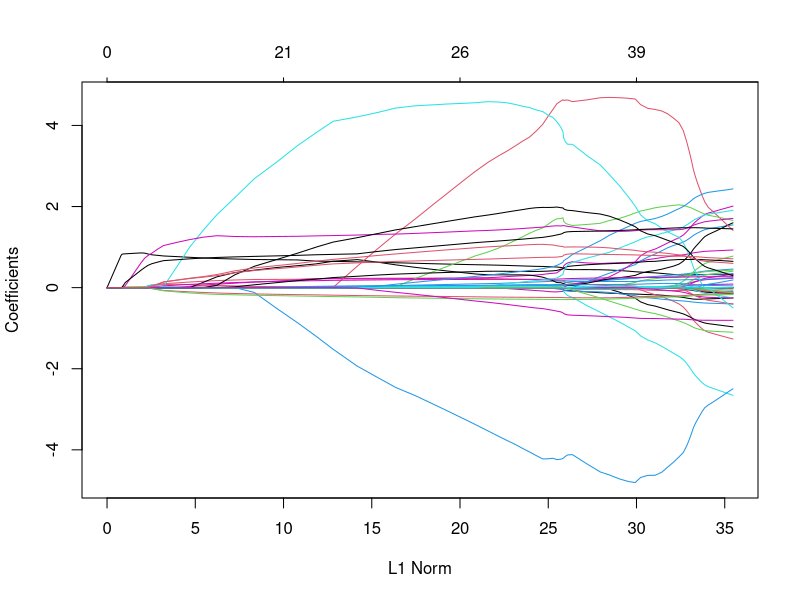
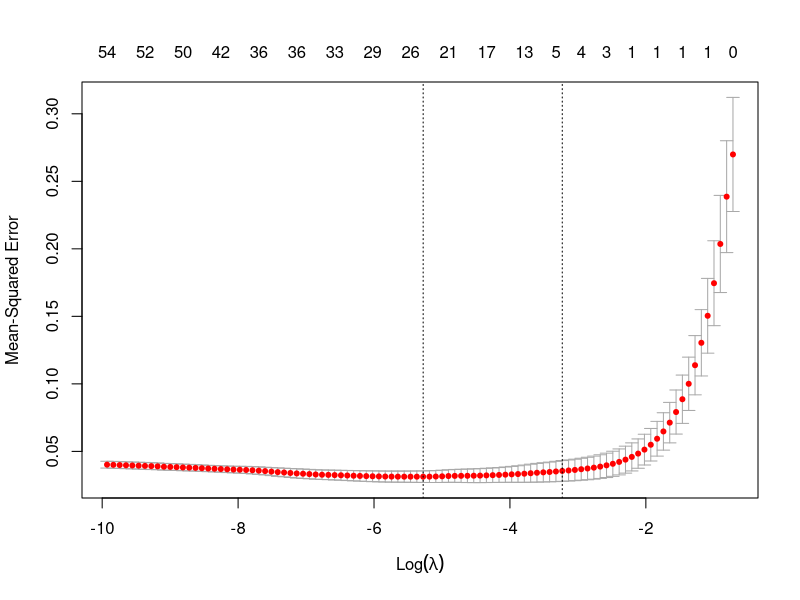
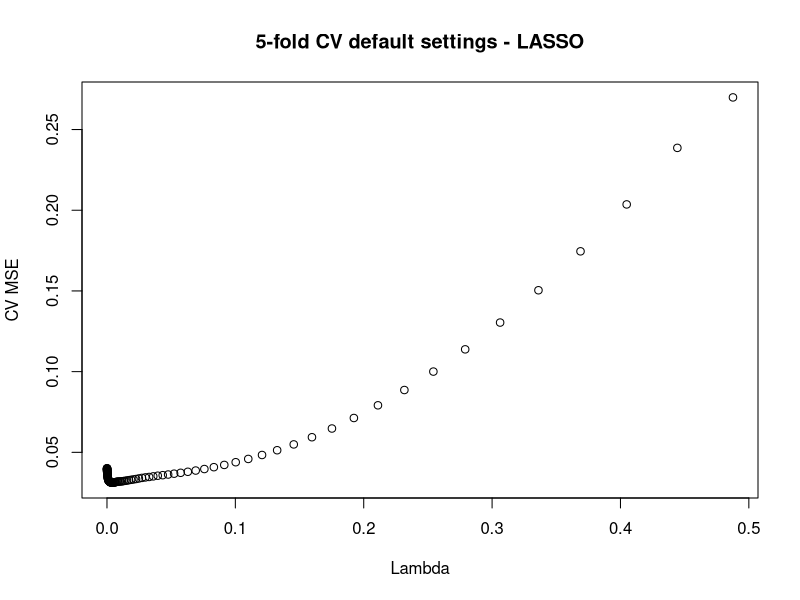
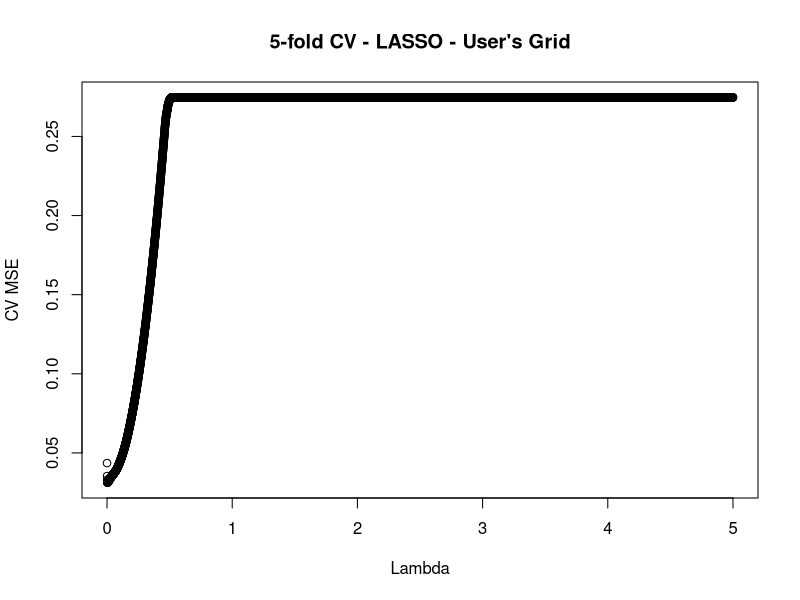

Generate these figures, in order, with R:
## ---- chunk 1
library(glmnet)
library(broom)
library(caret)
combineddata = read.csv("combineddata.csv")

X = model.matrix(sg20y ~ .-Month, data = combineddata)
X=X[, colnames(X)!= "(Intercept)"] 
Y = combineddata$sg20y
## ---- chunk 2
train = combineddata[2:143, -1]
train_x = train[,-1]
train_y = train[,1]

test = combineddata[144:177, -1]  # the test sample indices
test_x = test[,-1]
test_y = test[,1]

## ---- chunk 3
set.seed(5)
lasso_mod <- glmnet(train_x, train_y, alpha = 1)
plot(lasso_mod)
## ---- chunk 4
train_x_matrix = model.matrix(~., data=train_x)
train_x_matrix=train_x_matrix[, colnames(train_x_matrix)!= "(Intercept)"] 
test_x_matrix = model.matrix(~., data=test_x)
test_x_matrix=test_x_matrix[, colnames(test_x_matrix)!= "(Intercept)"]
## ---- chunk 5
set.seed(5)
cv5fold_lasso = cv.glmnet(train_x_matrix, train_y, alpha = 1,nfolds=5)
plot(cv5fold_lasso)
plot(cv5fold_lasso$lambda,cv5fold_lasso$cvm, 
     #  manually pull out lambdas and MSE 
     ## computed in this CV algorithm
     main="5-fold CV default settings - LASSO", 
     xlab="Lambda", ylab="CV MSE")
## ---- chunk 6
minlambda_l = cv5fold_lasso$lambda[which.min(cv5fold_lasso$cvm)]
minlambda_l
## ---- chunk 7
lasso_pred <- predict(lasso_mod, s = minlambda_l, newx = test_x_matrix)
mean((lasso_pred-test_y)^2)
## ---- chunk 8
set.seed(5)
newgrid = seq(0, 5, length.out = 10000)
cv5fold_lasso_ug= cv.glmnet(train_x_matrix, train_y, alpha = 1, 
                             lambda=newgrid,nfolds=5)
plot(cv5fold_lasso_ug$lambda,cv5fold_lasso_ug$cvm, 
     #  manually pull out lambdas and MSE 
     ## computed in this CV algorithm
     main="5-fold CV - LASSO - User's Grid", 
     xlab="Lambda", ylab="CV MSE")
## ---- chunk 9
minlambda_l_ug = cv5fold_lasso_ug$lambda.min
minlambda_l_ug
## ---- chunk 10
min(cv5fold_lasso_ug$cvm)
## ---- chunk 11
min(cv5fold_lasso_ug$cvsd)
## ---- chunk 12
lasso_pred <- predict(lasso_mod, s = minlambda_l_ug, newx = test_x_matrix)
mean((lasso_pred-test_y)^2)
## ---- chunk 13
minlambda_l_ug_1se = cv5fold_lasso_ug$lambda.1se
minlambda_l_ug_1se
## ---- chunk 14
cv5fold_lasso_ug$cvm[cv5fold_lasso_ug$lambda == minlambda_l_ug_1se]
## ---- chunk 15
lasso_pred_lambda_1se <- predict(lasso_mod, s = minlambda_l_ug_1se, newx = test_x_matrix)
mean((lasso_pred_lambda_1se-test_y)^2)
## ---- chunk 16
coef = coef(cv5fold_lasso_ug, s=c(minlambda_l_ug,minlambda_l_ug_1se))
coef

## ---- chunk 17
df = combineddata
df_predict <- data.frame(Index=numeric(0),sg20y_true=numeric(0), forecastmin =numeric(0), 
  forecast1se = numeric(0), residmin = numeric(0), resid1se = numeric(0))

for (i in 144:177) {
  train.ew <- df[2:i,-1] # Creeping training size
  train.x.ew <-  model.matrix(sg20y ~ ., data = train.ew)[,-1] 
  train.y.ew <- train.ew$sg20y
  test.ew <- df[i+1,-1] 
  test.x.ew <- as.matrix(test.ew[,-1])
  true_sg20y <- test.ew$sg20y # Single test data
  
  set.seed(5)
  cv5fold.ew <- cv.glmnet(train.x.ew, train.y.ew, alpha=1, lambda = newgrid, nfolds = 5, type.measure = "mse")
  forecastmin <- predict(cv5fold.ew, newx=test.x.ew, s="lambda.min", type="response")
  forecast1se <- predict(cv5fold.ew, newx=test.x.ew, s="lambda.1se", type="response")
  
  df_predict[nrow(df_predict) + 1,] <- c(i+1,true_sg20y, forecastmin, forecast1se, 
    forecastmin - true_sg20y, forecast1se - true_sg20y)
} 


cat("Expanding window test MSE (lambda,min):", mean(df_predict$residmin^2),"\n",
  "Expanding window test MSE (lambda.1se):", mean(df_predict$resid1se^2))

## ---- chunk 18
lassogrid = expand.grid("lambda" = cv5fold_lasso_ug$lambda.min, "alpha" = 1)
set.seed(5)
lambda_min_cv <- train(
  x = train_x, y = train_y, 
  method = "glmnet",
  trControl = trainControl(method = "cv", number = 5), tuneGrid = lassogrid
)
cat("CV MSE of LASSO (lambda.min) = ", mean(lambda_min_cv$resample$RMSE^2), "\n")

lassogrid1se = expand.grid("lambda" = cv5fold_lasso_ug$lambda.1se, "alpha" = 1)
set.seed(5)
lambda_1se_cv <- train(
  x = train_x, y = train_y, 
  method = "glmnet",
  trControl = trainControl(method = "cv", number = 5), tuneGrid = lassogrid1se
)
cat("CV MSE of LASSO (lambda.1se) = ", mean(lambda_1se_cv$resample$RMSE^2))

